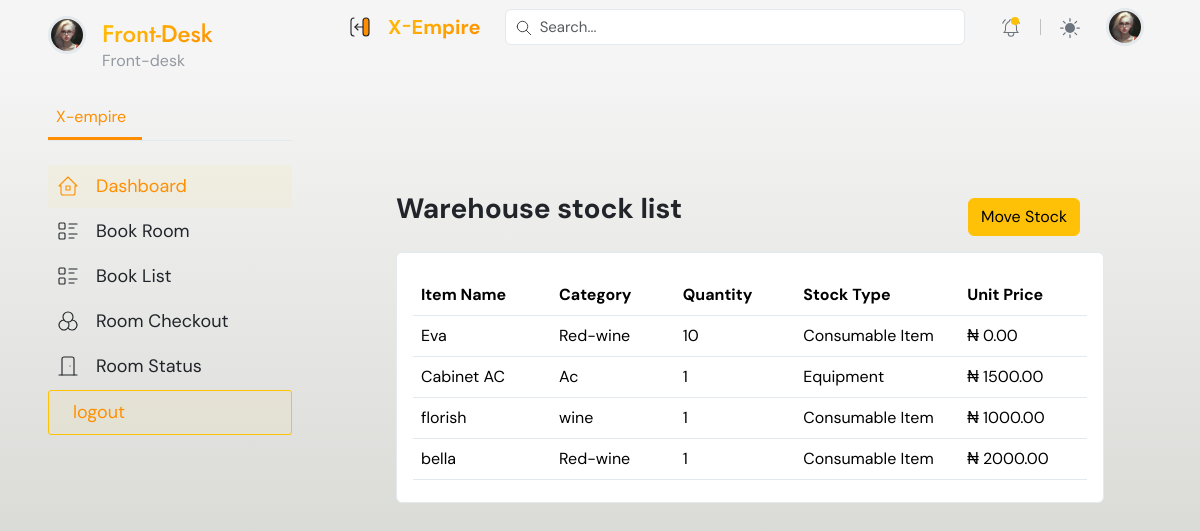
The app's page /inventory/warehouse/stocks/ with its own data.
### inventory/models.py (models this page shows, shortened)
class WarehouseStock(models.Model):
    warehouse = models.ForeignKey(Warehouse, on_delete=models.CASCADE, related_name='stocks')
    item = models.ForeignKey(Item, on_delete=models.CASCADE)
    unit_purchase_price  =  models.DecimalField( max_digits=12, decimal_places=2, default=0)
    quantity = models.PositiveIntegerField(default=0)
    created_at = models.DateTimeField(auto_now_add=True)
    updated_at = models.DateTimeField(auto_now=True)

class Item(models.Model):
    STOCK_TYPES = (
        ('utility', 'Utility'),
        ('consumable_item', 'Consumable Item'),
        ('equipment', 'Equipment'),
        ('amenity', 'Amenity'),
    )
    stock_type = models.CharField(max_length=20, choices=STOCK_TYPES)
    category = models.ForeignKey(ItemCategory, on_delete=models.CASCADE, null=True, blank=True)
    name = models.CharField(max_length=255)
    description = models.TextField(null=True, blank=True)
    stock_quantity = models.PositiveIntegerField(default=0)
    unit_price = models.DecimalField(max_digits=12, decimal_places=2, default=0)
    purchase_receipt = models.ImageField(upload_to="consumable_receipts", blank=True, null=True)
    supplier = models.ForeignKey(Supplier, on_delete=models.SET_NULL, null=True, blank=True, related_name='consumable', db_index=True)
    purchase_date = models.DateField()
    equipment = models.OneToOneField('Equipment', on_delete=models.CASCADE, null=True, blank=True, related_name='equimentitem')  # Link to Equipment model
    created_at = models.DateTimeField(auto_now_add=True)
    updated_at = models.DateTimeField(auto_now=True)
    def __str__(self):
        return self.name

class ItemCategory(models.Model):
    name = models.CharField(max_length = 250)
    slug = models.SlugField ()
    parent = models.ForeignKey('self',blank=True, null=True ,related_name='children', on_delete = models.CASCADE)
    class Meta:
       unique_together = ('slug', 'parent',)
       verbose_name_plural = 'inventory_categories'
       db_table = 'inventory_categories'

### dashboard/views.py (the view)
# urls.py: path('warehouse/stocks/', warehouse_stock, name='warehouse_stock'),
def warehouse_stock(request):
    warehouse = Warehouse.objects.first()
    try:
        stocks = WarehouseStock.objects.filter(warehouse=warehouse).select_related('item__category')
        context = {
            'stocks': stocks,
        }
    except WarehouseStock.DoesNotExist:
        context = {
            'error': 'No stock found in the warehouse.'
        }
    form = InventoryMovementForm()
    context.update({
        'form': form,
    })
    return render(request, 'supervisor/move_item.html', context)

### inventory/forms.py
class InventoryMovementForm(forms.ModelForm):
    class Meta:
        model = InventoryMovement
        fields = ['item', 'warehouse', 'quantity', 'unit_selling_price', 'movement_type', 'transfer_location', 'reason']
        widgets = {
            'item': forms.Select(attrs={'class': 'form-control', 'placeholder': 'Choose Item'}),
            'warehouse': forms.Select(attrs={'class': 'form-control', 'placeholder': 'Choose Warehouse'}),
            'quantity': forms.NumberInput(attrs={'class': 'form-control', 'placeholder': 'Enter quantity'}),
            'unit_selling_price': forms.NumberInput(attrs={'class': 'form-control', 'placeholder': 'Enter selling price'}),
            'movement_type': forms.Select(attrs={'class': 'form-control'}),
            'transfer_location': forms.Select(attrs={'class': 'form-control', 'placeholder': 'Transfer location (if any)'}),
            'reason': forms.Textarea(attrs={'class': 'form-control', 'placeholder': 'Provide a reason for the movement', 'rows': 3}),
        }

### hrm/models.py (called while the page is built)
    def __str__(self):
        return f"{self.name} -> {self.department.name}"

### inventory/models.py (called while the page is built)
    def __str__(self):
        return self.name

### dashboard/templates/supervisor/move_item.html (shortened to what this page needs)
{% extends 'dashboard_base.html' %}
{% load static %}
{% block content %}
    <main class="container-fluid px-0">
        {% if request.user.is_admin %}
            {% include '../partials/menubars/admin_sidebar.html' %}
        {% elif request.user.is_supervisor %}
            {% include '../partials/menubars/supervisor_sidebar.html' %}
        {% elif request.user.is_account_officer %}
            {% include '../partials/menubars/accounting_sidebar.html' %}
        {% else %}
            {% include '../partials/menubars/frontdesk_sidebar.html' %}
        {% endif %}
        <div class="content">
            {% include '../partials/top_header.html' %}
            <div class="px-xl-5 px-lg-4 px-3 py-3 page-body mt-5">
            <div class="px-xl-5 px-lg-4 px-3 py-3 page-body mt-5">
                <div class="row g-3">
                    <div class="col-sm-12">
                        <div class="d-flex align-items-center justify-content-between flex-wrap">
                            <h3 class="fw-bold mb-0">Warehouse stock list</h3>
                            <div class="col-auto d-flex w-sm-100 mt-3">
                                <button  data-bs-toggle="offcanvas" data-bs-target="#add-additional-charge" aria-controls="add-additional-charge" class="btn btn-warning btn-set-task w-sm-100 me-4">Move Stock</button>
                            </div>
                        </div>
                    </div>
                    <div class="col-sm-12">
                        <div class="card">
                            <div class="card-body">
                                <table class="table dataTable align-middle table-hover table-body" style="width: 100%;">
                                    <thead>
                                        <tr>
                                            <th>Item Name</th>
                                            <th>Category</th>
                                            <th>Quantity</th>
                                            <th>Stock Type</th>
                                            <th> Unit Price </th>
                                        </tr>
                                    </thead>
                                    <tbody>
                                        {% if stocks %}
                                            {% for stock in stocks %}
                                                <tr>
                                                    <td>{{ stock.item.name }}</td>
                                                    <td>
                                                        {% if stock.item.category %}
                                                            {{ stock.item.category.name }}
                                                        {% else %}
                                                            No Category
                                                        {% endif %}
                                                    </td>
                                                    <td>{{ stock.quantity }}</td>
                                                    <td>{{ stock.item.get_stock_type_display }}</td>
                                                    <td> &#8358 {{ stock.unit_purchase_price }} </td>
                                                </tr>
                                            {% endfor %}
                                        {% endif %}
                                    </tbody>
                                </table>
                            </div>
                        </div>
                    </div>
                </div>
            </div>
        </div>
    </main>
{% endblock %}

### records on screen
WarehouseStock: item.name "Eva", item.category.name "Red-wine", quantity "10", item.stock_type "Consumable Item", unit_purchase_price "0.00"
WarehouseStock: item.name "Cabinet AC", item.category.name "Ac", quantity "1", item.stock_type "Equipment", unit_purchase_price "1500.00"
WarehouseStock: item.name "florish", item.category.name "wine", quantity "1", item.stock_type "Consumable Item", unit_purchase_price "1000.00"
WarehouseStock: item.name "bella", item.category.name "Red-wine", quantity "1", item.stock_type "Consumable Item", unit_purchase_price "2000.00"
